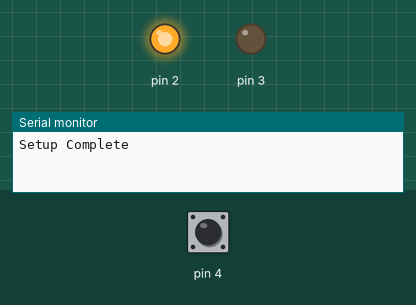
Simulated run of this sketch. Board: Arduino Uno, built with avr-gcc and run on an emulated ATmega328P. Shown: output pins drawn as LEDs (lit = HIGH), the last lines printed to the serial monitor. The inputs (shaded band) are chosen by the test bench; at power-on: pin 4 HIGH.

Above: at 1.2 s.
1.3 s: pin 4 pulled LOW for 0.15 s
At 3.5 s:
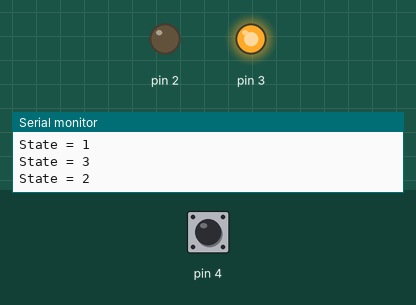
4.4 s: pin 4 pulled LOW for 1 s
At 5.8 s:
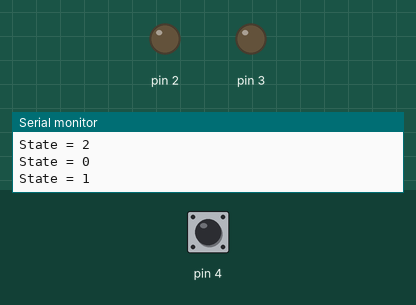
8.4 s: pin 4 pulled LOW for 3.2 s
At 10.9 s:
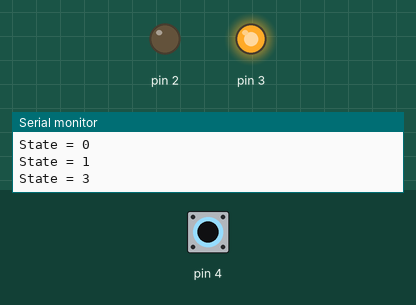
Timing chart, 0 to 14.1 s (numbered marks = the images above; inputs shaded):
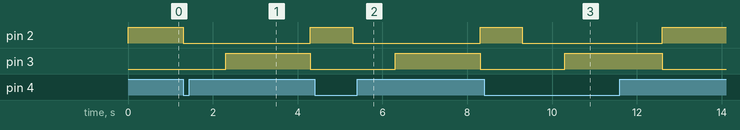

Measured:
- after the input at 1.3 s, pin 2: HIGH → LOW at once, → HIGH 3.0 s later; pin 3: LOW → HIGH after 1.0 s, → LOW 2.0 s later
- after the input at 4.4 s, pin 2: HIGH → LOW after 0.90 s, → HIGH 3.0 s later; pin 3: LOW → HIGH after 1.9 s, → LOW 2.0 s later
- after the input at 8.4 s, pin 2: HIGH → LOW after 0.90 s, → HIGH 3.3 s later; pin 3: LOW → HIGH after 1.9 s, → LOW 2.3 s later

The sketch:

ELECLab3TrafficLightWithLEDs.ino
```cpp
/*
 *  ELEC307 Electrical Engineering Lab 1
 *  Mitchel Pigsley
 *  ELECLab3TrafficLightWithLEDs.ino
 *  2/8/13
 *
 */

#define DEBUG_MESSAGE_MAX_LENGTH 80
#define PORT_DATA (unsigned char *) 0x2B
#define PORT_DDR (unsigned char *) 0x2A
#define PORT_PIN (unsigned char *) 0x29
#define SWITCH_MASK 0x10

volatile unsigned char *PortD_Pin;

unsigned char *PortD_Data;
unsigned char *PortD_DDR;
unsigned char CurrentD;
unsigned char PreviousD;

char message[DEBUG_MESSAGE_MAX_LENGTH];

// Set to Main Green at default
uint8_t state = 0;

void setup() {
  /*
  Any initialization should be placed here.
  */

  // Enable internal pullup resistor by setting bit to 1
  PortD_Data = PORT_DATA;
  *PortD_Data |= SWITCH_MASK;

  // Make the pin an input by setting bit to 0
  PortD_DDR = PORT_DDR;
  *PortD_DDR &= ~SWITCH_MASK;

  // Make PORTD2 & PORTD3 an output by setting bits to 1
  *PortD_DDR |= 0x0C;

  // Get the initial value at the pin
  PortD_Pin = PORT_PIN;
  CurrentD = *PortD_Pin & SWITCH_MASK;

  // Set previous as that value as well
  PreviousD = CurrentD;

  // Default Green Pin on
  *PortD_Data |= 0x04;

  // Begin Serial and Print Completion
  Serial.begin(9600);
  Serial.write("Setup Complete\n\r");
}

void loop() {
  // If state is not a yellow light at either main or secondary,
  // then poll the pin.
  if (state == 0 || state == 3) {
    while (PreviousD == CurrentD) {
      // Constantly read in the value on PORT D, PIN 4.
      CurrentD = *PortD_Pin & SWITCH_MASK;
    }
  }

  // If main green and sensor turns on
  if (state == 0 && CurrentD == 0) {
    *PortD_Data &= 0xF3;
    state = 1;
  // If secondary green and sensor turns off
  } else if (state == 3 && PreviousD == 0) {
    *PortD_Data &= 0xF3;
    *PortD_Data |= 0x08;
    state = 2;
  // If secondary yellow go back to main green
  } else if (state == 2) {
    *PortD_Data &= 0xF3;
    *PortD_Data |= 0x04;
    state = 0;
  // If main yellow go to secondary green
  } else if (state == 1) {
    *PortD_Data &= 0xF3;
    *PortD_Data |= 0x08;
    state = 3;
  } else {
    // Do Nothing...
    // Will catch situation where sensor is still triggered
    // and the secondary is green.
  }

  // Previous is now the current
  PreviousD = CurrentD;

  // Write to serial
  snprintf(message, DEBUG_MESSAGE_MAX_LENGTH, "State = %x\n\r", state);
  Serial.write(message);

  // Wait for 2 seconds
  delay(1000);

}
```
